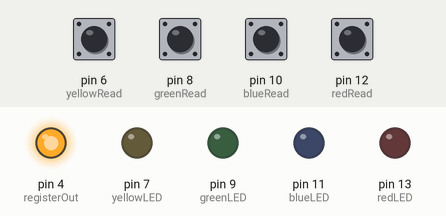
Bench run of a sketch on a simulated Arduino Uno, built with avr-gcc and run on an emulated ATmega328P. On the bench: output pins drawn as LEDs (lit = HIGH). The test bench sets the inputs (shaded band); at power-on: pin 6 (yellowRead), pin 8 (greenRead), pin 10 (blueRead), pin 12 (redRead) HIGH. Random numbers use the default seed unless the sketch sets one.

Above: at 4.5 s.
5.3 s: pin 6 (yellowRead) pulled LOW for 0.25 s
At 6.1 s:
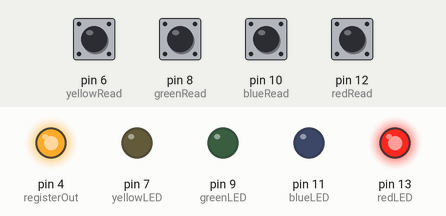
7.8 s: pin 8 (greenRead) pulled LOW for 0.25 s
At 8.4 s:
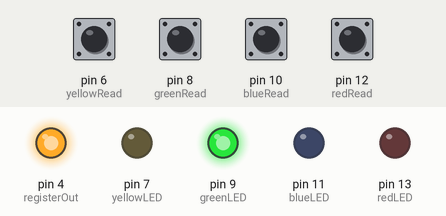
10.8 s: pin 10 (blueRead) pulled LOW for 0.25 s
13.3 s: pin 10 (blueRead) pulled LOW for 1 s
At 13.9 s:
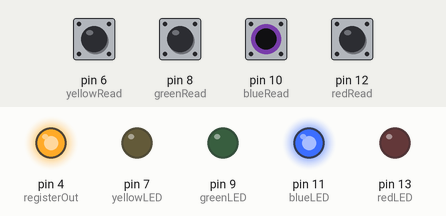
16.3 s: pin 6 (yellowRead) pulled LOW for 1 s
19.6 s: pin 8 (greenRead) pulled LOW for 1 s
At 23.2 s:
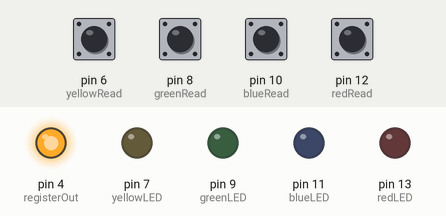
Timing chart, 0 to 24.6 s (numbered marks = the images above; inputs shaded):
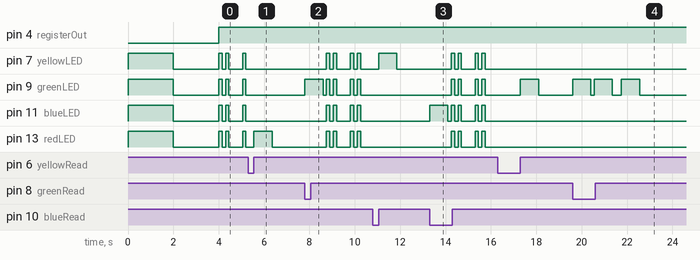

The sketch:

fullCode.ino
```cpp
int redLED = 13;
int redRead = 12;
int blueLED = 11;
int blueRead = 10;
int greenLED = 9;
int greenRead = 8;
int yellowLED = 7;
int yellowRead = 6;
int registerRead = 2;
int registerIn = 3;
int registerOut = 4;
int increment = 0;
int digitIncrement = 0;
int storedRecord[32];


void onAndOff()
{

  digitalWrite(redLED,HIGH);
  digitalWrite(blueLED,HIGH);
  digitalWrite(yellowLED,HIGH);
  digitalWrite(greenLED,HIGH);
  delay(2000);
  digitalWrite(redLED,LOW);
  digitalWrite(blueLED,LOW);
  digitalWrite(yellowLED,LOW);
  digitalWrite(greenLED,LOW);
  delay(2000);

}

void setup()
{

  Serial.begin(9600);
  randomSeed(analogRead(A2));

  pinMode(redRead, INPUT_PULLUP);
  pinMode(blueRead, INPUT_PULLUP);
  pinMode(greenRead, INPUT_PULLUP);
  pinMode(yellowRead, INPUT_PULLUP);

  pinMode(registerIn, OUTPUT);
  pinMode(registerOut, OUTPUT);
  pinMode(registerRead, OUTPUT);

  pinMode(redLED, OUTPUT);
  pinMode(greenLED, OUTPUT);
  pinMode(blueLED, OUTPUT);
  pinMode(yellowLED, OUTPUT);

  pinMode(registerIn,LOW);
  shiftOut(registerRead,registerIn,LSBFIRST,0B00000000);
  pinMode(registerIn,HIGH);

  onAndOff();

}

void initialVariables()
{
  increment = 0;
  digitIncrement = 0;
  storedRecord[32] = {0};
}

int readyToPlay()
{

  if (digitalRead(redRead) == 0)
  {
    while (digitalRead(redRead) == 0)
    {
      digitalRead(redRead);
    }
    return 1;
  }
  if (digitalRead(greenRead) == 0)
  {
    while (digitalRead(greenRead) == 0)
    {
      digitalRead(greenRead);
    }
    return 1;
  }
  if (digitalRead(yellowRead) == 0)
  {
    while (digitalRead(yellowRead) == 0)
    {
      digitalRead(yellowRead);
    }
    return 1;
  }
  if (digitalRead(blueRead) == 0)
  {
    while (digitalRead(blueRead) == 0)
    {
      digitalRead(blueRead);
    }
    return 1;
  }
  return 0;

}

int intro()
{

  digitalWrite(redLED,HIGH);
  digitalWrite(blueLED,HIGH);
  digitalWrite(yellowLED,HIGH);
  digitalWrite(greenLED,HIGH);
  delay(150);
  if (readyToPlay() == 1)
    return 1;
  digitalWrite(redLED,LOW);
  digitalWrite(blueLED,LOW);
  digitalWrite(yellowLED,LOW);
  digitalWrite(greenLED,LOW);
  delay(150);
  if (readyToPlay() == 1)
    return 1;
  digitalWrite(redLED,HIGH);
  digitalWrite(blueLED,HIGH);
  digitalWrite(yellowLED,HIGH);
  digitalWrite(greenLED,HIGH);
  delay(150);
  if (readyToPlay() == 1)
    return 1;
  digitalWrite(redLED,LOW);
  digitalWrite(blueLED,LOW);
  digitalWrite(yellowLED,LOW);
  digitalWrite(greenLED,LOW);
  if (readyToPlay() == 1)
    return 1;
  delay(600);
  if (readyToPlay() == 1)
    return 1;
  return 0;
}

void firstRound()
{

  int value = storedRecord[increment];
  if (value == 1)
  {
    digitalWrite(redLED,HIGH);
    delay(800);
    digitalWrite(redLED, LOW);
    delay(400);
  }
  else if (value == 2)
  {
    digitalWrite(blueLED,HIGH);
    delay(800);
    digitalWrite(blueLED, LOW);
    delay(400);
  }
  else if (value == 3)
  {
    digitalWrite(greenLED,HIGH);
    delay(800);
    digitalWrite(greenLED, LOW);
    delay(400);
  }
  else if (value == 4)
  {
    digitalWrite(yellowLED,HIGH);
    delay(800);
    digitalWrite(yellowLED, LOW);
    delay(400);
  }

}

void replayStorage()
{

  for (int i = 0; i < increment + 1; i++)
  {
    if (storedRecord[i] == 1)
    {
      digitalWrite(redLED,HIGH);
      delay(800);
      digitalWrite(redLED, LOW);
      delay(400);
    }
    else if (storedRecord[i] == 2)
    {
      digitalWrite(blueLED,HIGH);
      delay(800);
      digitalWrite(blueLED, LOW);
      delay(400);
    }
    else if (storedRecord[i] == 3)
    {
      digitalWrite(greenLED,HIGH);
      delay(800);
      digitalWrite(greenLED, LOW);
      delay(400);
    }
    else if (storedRecord[i] == 4)
    {
      digitalWrite(yellowLED,HIGH);
      delay(800);
      digitalWrite(yellowLED, LOW);
      delay(400);
    }
  }

}

int obtainResponse()
{

  if (digitalRead(yellowRead) == LOW) {
      digitalWrite(yellowLED,HIGH);
      delay(800);
      digitalWrite(yellowLED,LOW);
      return 4;
    }
  else if (digitalRead(redRead) == LOW) {
      digitalWrite(redLED,HIGH);
      delay(800);
      digitalWrite(redLED,LOW);
      return 1;
    }
  else if (digitalRead(greenRead) == LOW) {
      digitalWrite(greenLED,HIGH);
      delay(800);
      digitalWrite(greenLED,LOW);
      return 3;
    }
  else if (digitalRead(blueRead) == LOW) {
      digitalWrite(blueLED,HIGH);
      delay(800);
      digitalWrite(blueLED,LOW);
      return 2;
    }
  else {
      obtainResponse();
    }

}

int verifyMemory()
{

  for (int i = 0; i < increment + 1; i++)
  {
    int result = obtainResponse();
    int indexValue = storedRecord[i];
    if (indexValue != result)
      return 0;
    else {
      continue;
    }
  }
  return 1;

}

void changeDisplayDigits()
{

  switch (digitIncrement) {
    case 1:
      digitalWrite(registerOut,LOW);
      shiftOut(registerRead,registerIn,LSBFIRST,0B00110000);
      digitalWrite(registerOut,HIGH);
      break;
    case 2:
      digitalWrite(registerOut,LOW);
      shiftOut(registerRead,registerIn,LSBFIRST,0B11011010);
      digitalWrite(registerOut,HIGH);
      break;
    case 3:
      digitalWrite(registerOut,LOW);
      shiftOut(registerRead,registerIn,LSBFIRST,0B01111010);
      digitalWrite(registerOut,HIGH);
      break;
    case 4:
      digitalWrite(registerOut,LOW);
      shiftOut(registerRead,registerIn,LSBFIRST,0B00110110);
      digitalWrite(registerOut,HIGH);
      break;
    case 5:
      digitalWrite(registerOut,LOW);
      shiftOut(registerRead,registerIn,LSBFIRST,0B01101110);
      digitalWrite(registerOut,HIGH);
      break;
    case 6:
      digitalWrite(registerOut,LOW);
      shiftOut(registerRead,registerIn,LSBFIRST,0B11101110);
      digitalWrite(registerOut,HIGH);
      break;
    case 7:
      digitalWrite(registerOut,LOW);
      shiftOut(registerRead,registerIn,LSBFIRST,0B00111000);
      digitalWrite(registerOut,HIGH);
      break;
    case 8:
      digitalWrite(registerOut,LOW);
      shiftOut(registerRead,registerIn,LSBFIRST,0B11111110);
      digitalWrite(registerOut,HIGH);
      break;
    case 9:
      digitalWrite(registerOut,LOW);
      shiftOut(registerRead,registerIn,LSBFIRST,0B00111110);
      digitalWrite(registerOut,HIGH);
      break;
    default:
      digitalWrite(registerOut,LOW);
      shiftOut(registerRead,registerIn,LSBFIRST,0B11111100);
      digitalWrite(registerOut,HIGH);
      digitIncrement = 0;
  }

}


void loop()
{
  initialVariables();
  changeDisplayDigits();
  intro();
  while (intro() == 0)
  {
    intro();
  }
  storedRecord[increment] = random(1,5);
  firstRound();
  int accurateMemory = verifyMemory();
  delay(150);
  while (accurateMemory == 1)
  {
    increment++;
    digitIncrement++;
    changeDisplayDigits();
    storedRecord[increment] = random(1,5);
    replayStorage();
    accurateMemory = verifyMemory();
  }
}
```

Measured:
- after the input at 7.8 s, pin 7 (yellowLED), pin 11 (blueLED), pin 13 (redLED): LOW → HIGH after 0.95 s, → LOW 0.15 s later, → HIGH 0.15 s later, → LOW 0.15 s later, … (8 changes in this stretch); pin 9 (greenLED): LOW → HIGH at once, → LOW 0.80 s later, → HIGH 0.15 s later, → LOW 0.15 s later, … (10 changes in this stretch)
- after the input at 13.3 s, pin 7 (yellowLED), pin 9 (greenLED), pin 13 (redLED): LOW → HIGH after 0.95 s, → LOW 0.15 s later, → HIGH 0.15 s later, → LOW 0.15 s later, … (8 changes in this stretch); pin 11 (blueLED): LOW → HIGH at once, → LOW 0.80 s later, → HIGH 0.15 s later, → LOW 0.15 s later, … (10 changes in this stretch)
- after the input at 19.6 s, pin 9 (greenLED): goes HIGH 0.80 s, LOW 0.15 s, HIGH 0.80 s, LOW 0.40 s, HIGH 0.80 s, then LOW, starting at once
